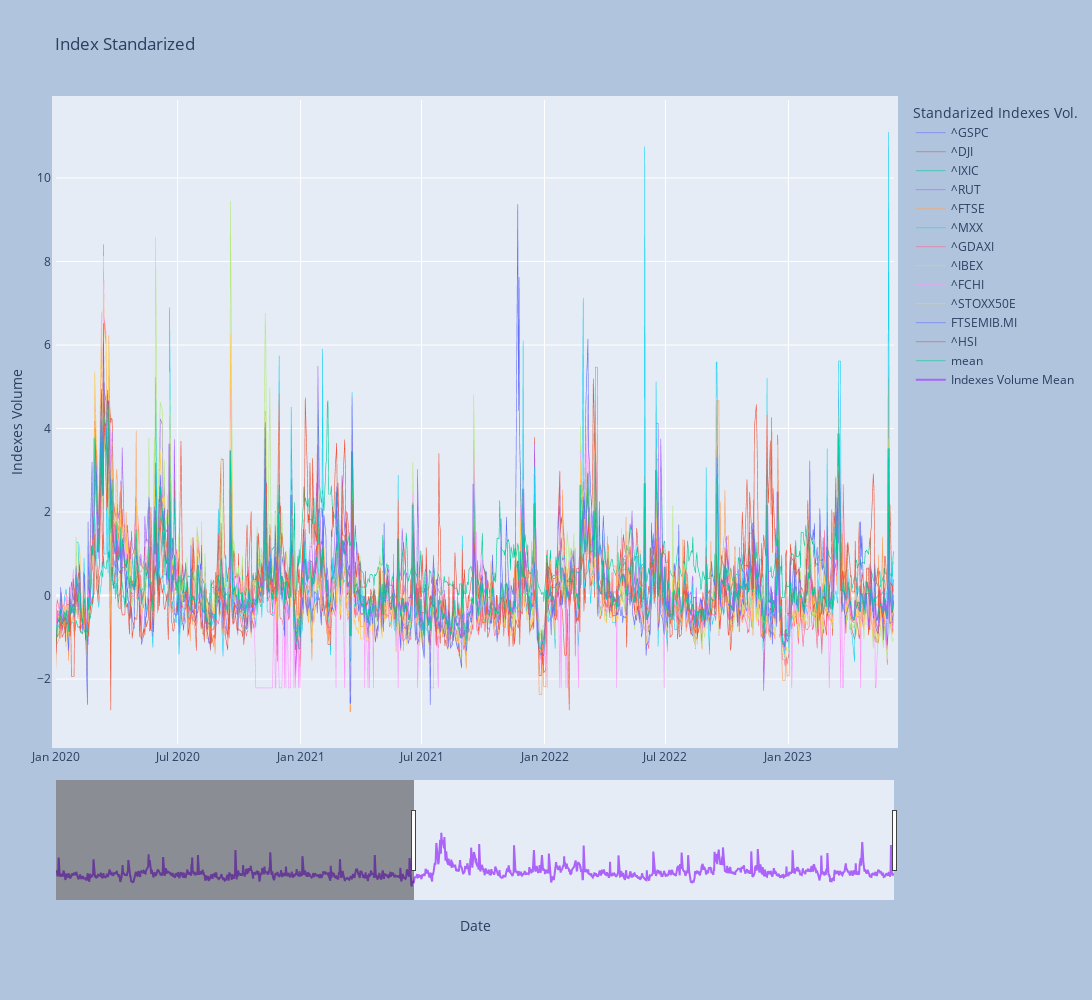

Notebook cell for this chart:
### Code cell
indexstandarized.head()
fig = px.line(indexstandarized, x=indexstandarized.index, y=indexstandarized.columns, title='Index Standarized')
fig.update_traces(line_width=.6)
fig.update_xaxes(rangeslider_visible = True, range = ['2020-01-01', datetime.date.today()], title_text='Date')
fig.update_yaxes(title_text='Indexes Volume')
fig.add_trace(go.Scatter(x=indexstandarized.index, y=indexstandarized.mean(axis=1), mode='lines', name='Indexes Volume Mean'))
fig.update_layout(legend_title_text='Standarized Indexes Vol.')
fig.update_layout(
    width=1500,
    height=1000,
    margin=dict(
        l=50,
        r=50,
        b=100,
        t=100,
        pad=4
    ),
    paper_bgcolor="LightSteelBlue",
)
fig.write_html("indexstandarized.html")
fig.show()

### Figure 1 — Plotly figure (JSON) as saved in the notebook; plotly's stock layout.template omitted (floating-point values rounded to 4 significant figures; data arrays with more than 128 entries replaced by an {"elided": "..."} marker saying what was removed)
{"data": [{"hovertemplate": "variable=^GSPC<br>formatted_date=%{x}<br>value=%{y}<extra></extra>", "legendgroup": "^GSPC", "line": {"color": "#636efa", "dash": "solid", "width": 0.6}, "marker": {"symbol": "circle"}, "mode": "lines", "name": "^GSPC", "showlegend": true, "type": "scattergl", "x": {"elided": "1551 str values"}, "xaxis": "x", "y": {"elided": "1551 float values"}, "yaxis": "y"}, {"hovertemplate": "variable=^DJI<br>formatted_date=%{x}<br>value=%{y}<extra></extra>", "legendgroup": "^DJI", "line": {"color": "#EF553B", "dash": "solid", "width": 0.6}, "marker": {"symbol": "circle"}, "mode": "lines", "name": "^DJI", "showlegend": true, "type": "scattergl", "x": {"elided": "1551 str values"}, "xaxis": "x", "y": {"elided": "1551 float values"}, "yaxis": "y"}, {"hovertemplate": "variable=^IXIC<br>formatted_date=%{x}<br>value=%{y}<extra></extra>", "legendgroup": "^IXIC", "line": {"color": "#00cc96", "dash": "solid", "width": 0.6}, "marker": {"symbol": "circle"}, "mode": "lines", "name": "^IXIC", "showlegend": true, "type": "scattergl", "x": {"elided": "1551 str values"}, "xaxis": "x", "y": {"elided": "1551 float values"}, "yaxis": "y"}, {"hovertemplate": "variable=^RUT<br>formatted_date=%{x}<br>value=%{y}<extra></extra>", "legendgroup": "^RUT", "line": {"color": "#ab63fa", "dash": "solid", "width": 0.6}, "marker": {"symbol": "circle"}, "mode": "lines", "name": "^RUT", "showlegend": true, "type": "scattergl", "x": {"elided": "1551 str values"}, "xaxis": "x", "y": {"elided": "1551 float values"}, "yaxis": "y"}, {"hovertemplate": "variable=^FTSE<br>formatted_date=%{x}<br>value=%{y}<extra></extra>", "legendgroup": "^FTSE", "line": {"color": "#FFA15A", "dash": "solid", "width": 0.6}, "marker": {"symbol": "circle"}, "mode": "lines", "name": "^FTSE", "showlegend": true, "type": "scattergl", "x": {"elided": "1551 str values"}, "xaxis": "x", "y": {"elided": "1551 float values"}, "yaxis": "y"}, {"hovertemplate": "variable=^MXX<br>formatted_date=%{x}<br>value=%{y}<extra></extra>", "legendgroup": "^MXX", "line": {"color": "#19d3f3", "dash": "solid", "width": 0.6}, "marker": {"symbol": "circle"}, "mode": "lines", "name": "^MXX", "showlegend": true, "type": "scattergl", "x": {"elided": "1551 str values"}, "xaxis": "x", "y": {"elided": "1551 float values"}, "yaxis": "y"}, {"hovertemplate": "variable=^GDAXI<br>formatted_date=%{x}<br>value=%{y}<extra></extra>", "legendgroup": "^GDAXI", "line": {"color": "#FF6692", "dash": "solid", "width": 0.6}, "marker": {"symbol": "circle"}, "mode": "lines", "name": "^GDAXI", "showlegend": true, "type": "scattergl", "x": {"elided": "1551 str values"}, "xaxis": "x", "y": {"elided": "1551 float values"}, "yaxis": "y"}, {"hovertemplate": "variable=^IBEX<br>formatted_date=%{x}<br>value=%{y}<extra></extra>", "legendgroup": "^IBEX", "line": {"color": "#B6E880", "dash": "solid", "width": 0.6}, "marker": {"symbol": "circle"}, "mode": "lines", "name": "^IBEX", "showlegend": true, "type": "scattergl", "x": {"elided": "1551 str values"}, "xaxis": "x", "y": {"elided": "1551 float values"}, "yaxis": "y"}, {"hovertemplate": "variable=^FCHI<br>formatted_date=%{x}<br>value=%{y}<extra></extra>", "legendgroup": "^FCHI", "line": {"color": "#FF97FF", "dash": "solid", "width": 0.6}, "marker": {"symbol": "circle"}, "mode": "lines", "name": "^FCHI", "showlegend": true, "type": "scattergl", "x": {"elided": "1551 str values"}, "xaxis": "x", "y": {"elided": "1551 float values"}, "yaxis": "y"}, {"hovertemplate": "variable=^STOXX50E<br>formatted_date=%{x}<br>value=%{y}<extra></extra>", "legendgroup": "^STOXX50E", "line": {"color": "#FECB52", "dash": "solid", "width": 0.6}, "marker": {"symbol": "circle"}, "mode": "lines", "name": "^STOXX50E", "showlegend": true, "type": "scattergl", "x": {"elided": "1551 str values"}, "xaxis": "x", "y": {"elided": "1551 float values"}, "yaxis": "y"}, {"hovertemplate": "variable=FTSEMIB.MI<br>formatted_date=%{x}<br>value=%{y}<extra></extra>", "legendgroup": "FTSEMIB.MI", "line": {"color": "#636efa", "dash": "solid", "width": 0.6}, "marker": {"symbol": "circle"}, "mode": "lines", "name": "FTSEMIB.MI", "showlegend": true, "type": "scattergl", "x": {"elided": "1551 str values"}, "xaxis": "x", "y": {"elided": "1551 float values"}, "yaxis": "y"}, {"hovertemplate": "variable=^HSI<br>formatted_date=%{x}<br>value=%{y}<extra></extra>", "legendgroup": "^HSI", "line": {"color": "#EF553B", "dash": "solid", "width": 0.6}, "marker": {"symbol": "circle"}, "mode": "lines", "name": "^HSI", "showlegend": true, "type": "scattergl", "x": {"elided": "1551 str values"}, "xaxis": "x", "y": {"elided": "1551 float values"}, "yaxis": "y"}, {"hovertemplate": "variable=mean<br>formatted_date=%{x}<br>value=%{y}<extra></extra>", "legendgroup": "mean", "line": {"color": "#00cc96", "dash": "solid", "width": 0.6}, "marker": {"symbol": "circle"}, "mode": "lines", "name": "mean", "showlegend": true, "type": "scattergl", "x": {"elided": "1551 str values"}, "xaxis": "x", "y": {"elided": "1551 float values"}, "yaxis": "y"}, {"mode": "lines", "name": "Indexes Volume Mean", "type": "scatter", "x": {"elided": "1551 str values"}, "y": {"elided": "1551 float values"}}], "layout": {"height": 1000, "legend": {"title": {"text": "Standarized Indexes Vol."}, "tracegroupgap": 0}, "margin": {"b": 100, "l": 50, "pad": 4, "r": 50, "t": 100}, "paper_bgcolor": "LightSteelBlue", "title": {"text": "Index Standarized"}, "width": 1500, "xaxis": {"anchor": "y", "domain": [0, 1], "range": ["2020-01-01", "2023-06-08"], "rangeslider": {"visible": true}, "title": {"text": "Date"}}, "yaxis": {"anchor": "x", "domain": [0, 1], "title": {"text": "Indexes Volume"}}}}
